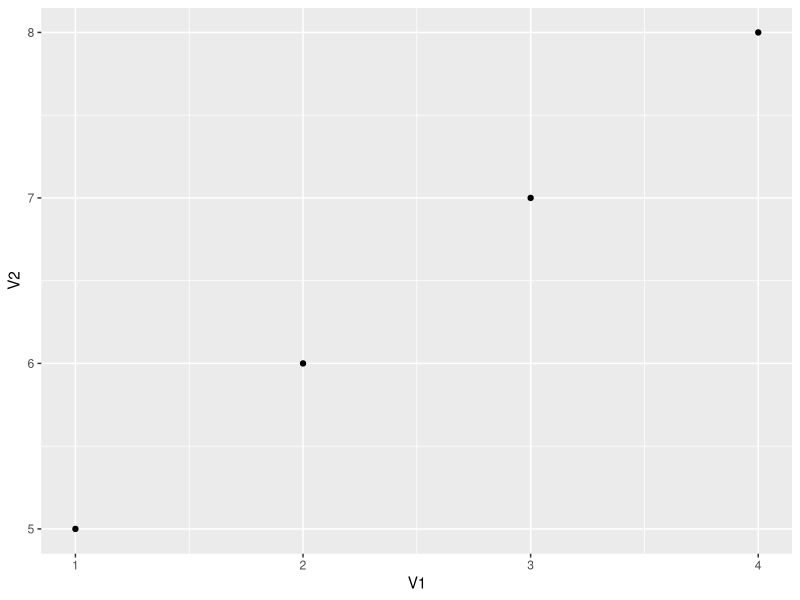
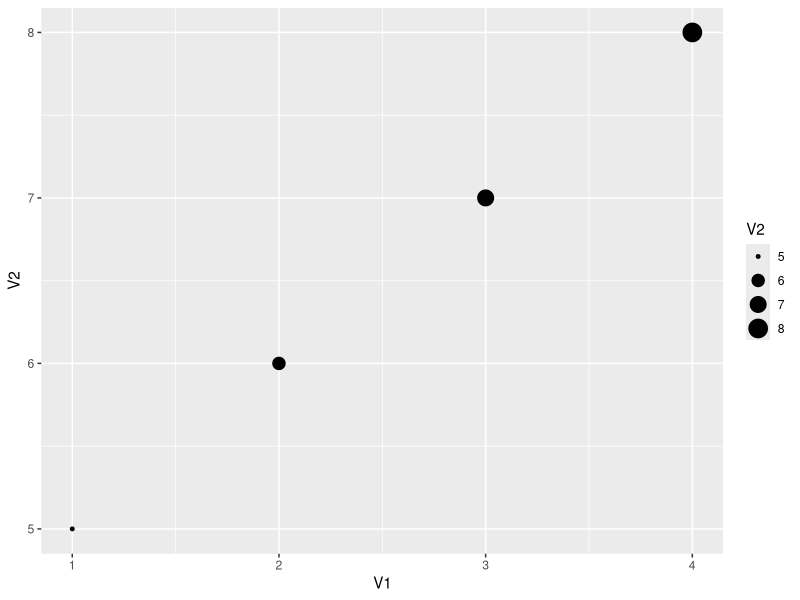
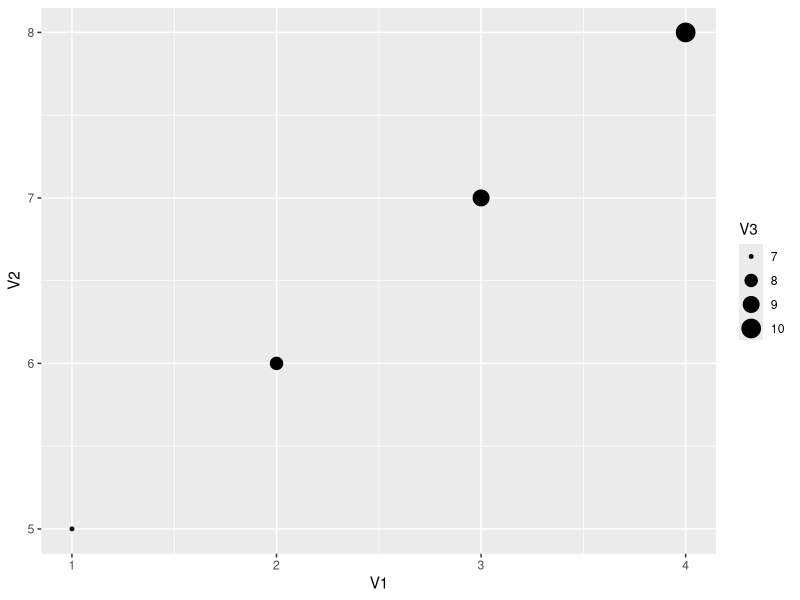
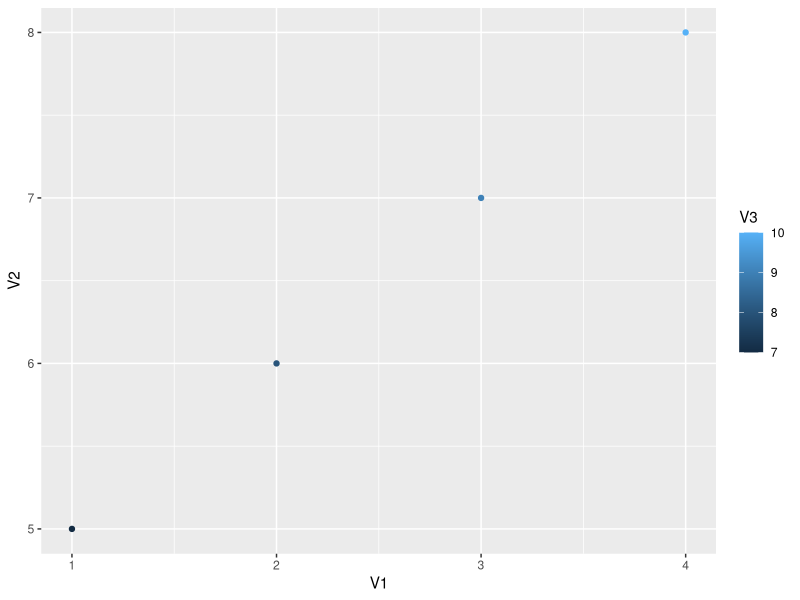
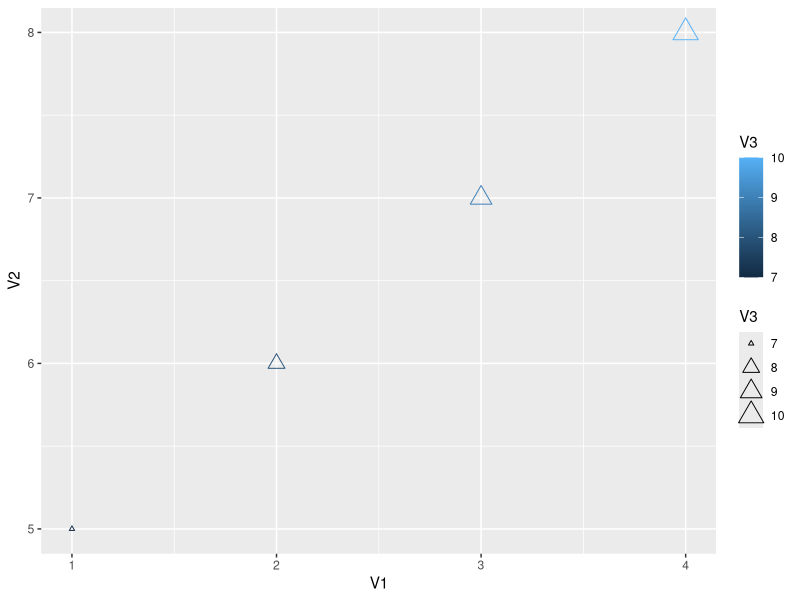

The R source for these figures, in order:
library(ggplot2)
V1 = c(1,2,3,4)
V2 = c(5,6,7,8)

df = cbind.data.frame(V1, V2)
df
ggplot(df, aes(x = V1, y = V2)) + geom_point()
V3 = c(7,8,9,10)
df = cbind.data.frame(df, V3)
ggplot(df, aes(x = V1, y = V2, size = V2)) + geom_point()
ggplot(df, aes(x = V1, y = V2, size = V3)) + geom_point()
ggplot(df, aes(x = V1, y = V2, color = V3)) + geom_point()
ggplot(df, aes(x = V1, y = V2, color = V3, size = V3 )) + geom_point(shape = 24)



library(igraph)
Rfb1 = erdos.renyi.game(4039,0.0108)
Rfb2 = erdos.renyi.game(4039,0.03)
d1 <- table(degree(Rfb1))
d2 <- table(degree(Rfb2))
dgree1 <- cbind.data.frame(d1)
dgree2 <- cbind.data.frame(d2)
dgree2



